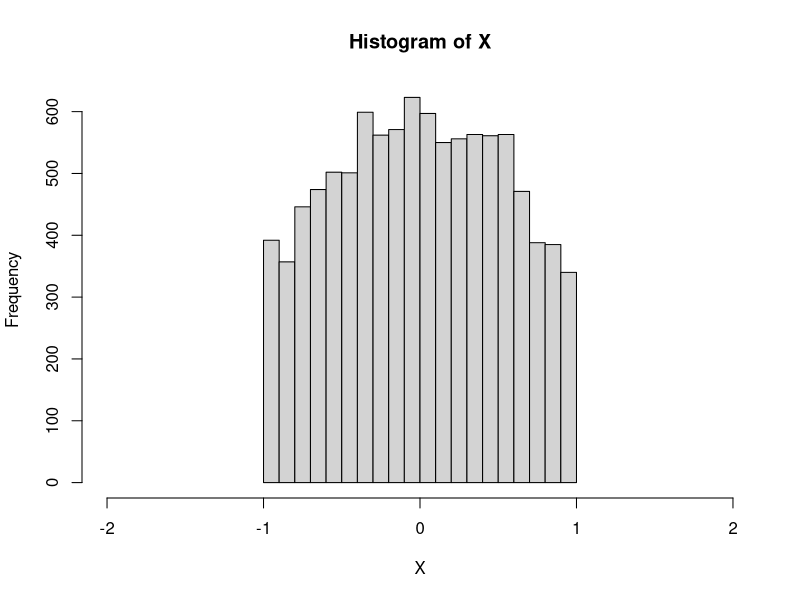

Recreate this plot in R.
## ---- chunk 1
knitr::opts_chunk$set(echo = TRUE)
## ---- chunk 2
x0 = 0
t = 10000 # iterations
X = x0
x_old = x0
for(i in 1:t) {
  x = rnorm(1, x_old, 1)
  u = runif(1, 0, 1)
  prob = exp(-x^2/2) * (x>-1 & x<1) / exp(-x_old^2/2) * (x_old>-1 & x_old<1) 
  if(u < prob) {
    X = c(X, x)
    x_old = x
  } else {
    X = c(X, x_old)
  }
}
hist(X, xlim = c(-2,2))
